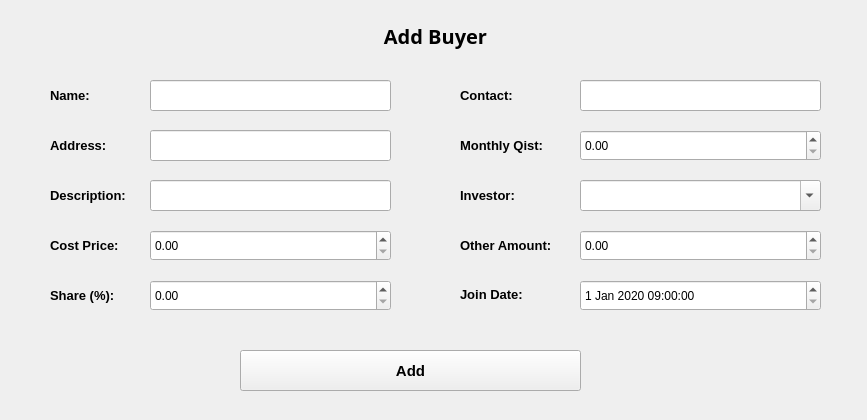
<?xml version="1.0" encoding="UTF-8"?>
<ui version="4.0">
 <class>MainWindow</class>
 <widget class="QMainWindow" name="MainWindow">
  <property name="geometry">
   <rect>
    <x>0</x>
    <y>0</y>
    <width>867</width>
    <height>420</height>
   </rect>
  </property>
  <property name="windowTitle">
   <string>Add Buyer</string>
  </property>
  <widget class="QWidget" name="centralwidget">
   <widget class="QLabel" name="label_4">
    <property name="geometry">
     <rect>
      <x>70</x>
      <y>10</y>
      <width>731</width>
      <height>51</height>
     </rect>
    </property>
    <property name="font">
     <font>
      <family>Kristen ITC</family>
      <pointsize>15</pointsize>
      <weight>75</weight>
      <italic>false</italic>
      <bold>true</bold>
     </font>
    </property>
    <property name="text">
     <string>Add Buyer</string>
    </property>
    <property name="alignment">
     <set>Qt::AlignCenter</set>
    </property>
   </widget>
   <widget class="QLabel" name="label_3">
    <property name="geometry">
     <rect>
      <x>460</x>
      <y>279</y>
      <width>71</width>
      <height>31</height>
     </rect>
    </property>
    <property name="font">
     <font>
      <pointsize>10</pointsize>
      <weight>75</weight>
      <bold>true</bold>
     </font>
    </property>
    <property name="text">
     <string>Join Date:</string>
    </property>
   </widget>
   <widget class="QPushButton" name="addBtn">
    <property name="geometry">
     <rect>
      <x>240</x>
      <y>350</y>
      <width>341</width>
      <height>41</height>
     </rect>
    </property>
    <property name="font">
     <font>
      <pointsize>11</pointsize>
      <weight>75</weight>
      <bold>true</bold>
     </font>
    </property>
    <property name="text">
     <string>Add</string>
    </property>
   </widget>
   <widget class="QDateTimeEdit" name="joinDateInput">
    <property name="geometry">
     <rect>
      <x>580</x>
      <y>280</y>
      <width>241</width>
      <height>31</height>
     </rect>
    </property>
    <property name="date">
     <date>
      <year>2020</year>
      <month>1</month>
      <day>1</day>
     </date>
    </property>
    <property name="time">
     <time>
      <hour>9</hour>
      <minute>0</minute>
      <second>0</second>
     </time>
    </property>
   </widget>
   <widget class="QLineEdit" name="nameInput">
    <property name="geometry">
     <rect>
      <x>150</x>
      <y>80</y>
      <width>241</width>
      <height>31</height>
     </rect>
    </property>
   </widget>
   <widget class="QLineEdit" name="addressInput">
    <property name="geometry">
     <rect>
      <x>150</x>
      <y>130</y>
      <width>241</width>
      <height>31</height>
     </rect>
    </property>
   </widget>
   <widget class="QLabel" name="label_7">
    <property name="geometry">
     <rect>
      <x>50</x>
      <y>130</y>
      <width>71</width>
      <height>31</height>
     </rect>
    </property>
    <property name="font">
     <font>
      <pointsize>10</pointsize>
      <weight>75</weight>
      <bold>true</bold>
     </font>
    </property>
    <property name="text">
     <string>Address:</string>
    </property>
   </widget>
   <widget class="QLabel" name="label">
    <property name="geometry">
     <rect>
      <x>50</x>
      <y>80</y>
      <width>71</width>
      <height>31</height>
     </rect>
    </property>
    <property name="font">
     <font>
      <pointsize>10</pointsize>
      <weight>75</weight>
      <bold>true</bold>
     </font>
    </property>
    <property name="text">
     <string>Name:</string>
    </property>
   </widget>
   <widget class="QLineEdit" name="contactInput">
    <property name="geometry">
     <rect>
      <x>580</x>
      <y>80</y>
      <width>241</width>
      <height>31</height>
     </rect>
    </property>
    <property name="text">
     <string/>
    </property>
   </widget>
   <widget class="QLabel" name="label_2">
    <property name="geometry">
     <rect>
      <x>460</x>
      <y>80</y>
      <width>71</width>
      <height>31</height>
     </rect>
    </property>
    <property name="font">
     <font>
      <pointsize>10</pointsize>
      <weight>75</weight>
      <bold>true</bold>
     </font>
    </property>
    <property name="text">
     <string>Contact:</string>
    </property>
   </widget>
   <widget class="QLabel" name="label_8">
    <property name="geometry">
     <rect>
      <x>460</x>
      <y>130</y>
      <width>101</width>
      <height>31</height>
     </rect>
    </property>
    <property name="font">
     <font>
      <pointsize>10</pointsize>
      <weight>75</weight>
      <bold>true</bold>
     </font>
    </property>
    <property name="text">
     <string>Monthly Qist:</string>
    </property>
   </widget>
   <widget class="QLabel" name="label_9">
    <property name="geometry">
     <rect>
      <x>50</x>
      <y>180</y>
      <width>101</width>
      <height>31</height>
     </rect>
    </property>
    <property name="font">
     <font>
      <pointsize>10</pointsize>
      <weight>75</weight>
      <bold>true</bold>
     </font>
    </property>
    <property name="text">
     <string>Description:</string>
    </property>
   </widget>
   <widget class="QLineEdit" name="descriptionInput">
    <property name="geometry">
     <rect>
      <x>150</x>
      <y>180</y>
      <width>241</width>
      <height>31</height>
     </rect>
    </property>
   </widget>
   <widget class="QLabel" name="label_10">
    <property name="geometry">
     <rect>
      <x>460</x>
      <y>180</y>
      <width>101</width>
      <height>31</height>
     </rect>
    </property>
    <property name="font">
     <font>
      <pointsize>10</pointsize>
      <weight>75</weight>
      <bold>true</bold>
     </font>
    </property>
    <property name="text">
     <string>Investor:</string>
    </property>
   </widget>
   <widget class="QComboBox" name="investorBox">
    <property name="geometry">
     <rect>
      <x>580</x>
      <y>180</y>
      <width>241</width>
      <height>31</height>
     </rect>
    </property>
    <property name="editable">
     <bool>true</bool>
    </property>
   </widget>
   <widget class="QLabel" name="label_11">
    <property name="geometry">
     <rect>
      <x>50</x>
      <y>230</y>
      <width>101</width>
      <height>31</height>
     </rect>
    </property>
    <property name="font">
     <font>
      <pointsize>10</pointsize>
      <weight>75</weight>
      <bold>true</bold>
     </font>
    </property>
    <property name="text">
     <string>Cost Price:</string>
    </property>
   </widget>
   <widget class="QDoubleSpinBox" name="costInput">
    <property name="geometry">
     <rect>
      <x>150</x>
      <y>230</y>
      <width>241</width>
      <height>31</height>
     </rect>
    </property>
   </widget>
   <widget class="QDoubleSpinBox" name="otherInput">
    <property name="geometry">
     <rect>
      <x>580</x>
      <y>230</y>
      <width>241</width>
      <height>31</height>
     </rect>
    </property>
   </widget>
   <widget class="QLabel" name="label_13">
    <property name="geometry">
     <rect>
      <x>460</x>
      <y>230</y>
      <width>101</width>
      <height>31</height>
     </rect>
    </property>
    <property name="font">
     <font>
      <pointsize>10</pointsize>
      <weight>75</weight>
      <bold>true</bold>
     </font>
    </property>
    <property name="text">
     <string>Other Amount:</string>
    </property>
   </widget>
   <widget class="QDoubleSpinBox" name="qistInput">
    <property name="geometry">
     <rect>
      <x>580</x>
      <y>130</y>
      <width>241</width>
      <height>31</height>
     </rect>
    </property>
   </widget>
   <widget class="QLabel" name="label_14">
    <property name="geometry">
     <rect>
      <x>50</x>
      <y>280</y>
      <width>71</width>
      <height>31</height>
     </rect>
    </property>
    <property name="font">
     <font>
      <pointsize>10</pointsize>
      <weight>75</weight>
      <bold>true</bold>
     </font>
    </property>
    <property name="text">
     <string>Share (%):</string>
    </property>
   </widget>
   <widget class="QDoubleSpinBox" name="shareInput">
    <property name="geometry">
     <rect>
      <x>150</x>
      <y>280</y>
      <width>241</width>
      <height>31</height>
     </rect>
    </property>
   </widget>
  </widget>
 </widget>
 <resources/>
 <connections/>
</ui>
